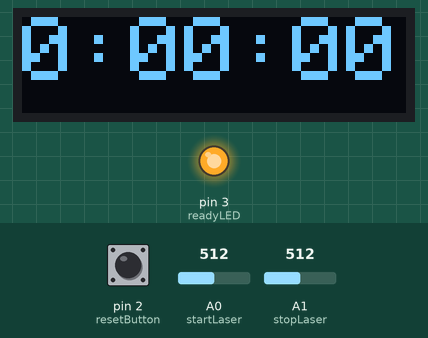
Recording of a sketch running on a simulated Arduino Uno, built with avr-gcc and run on an emulated ATmega328P. Shown: 128×32 one-colour display, output pins drawn as LEDs (lit = HIGH). The test bench sets the inputs (shaded band); at power-on: A0 (startLaser) = 512, A1 (stopLaser) = 512, pin 2 (resetButton) LOW. What the sketch prints to the serial monitor is not drawn.

Above: at 13.2 s.
13.3 s: A0 (startLaser) set to 596
14.8 s: A0 (startLaser) set to 629
At 14.96 s:
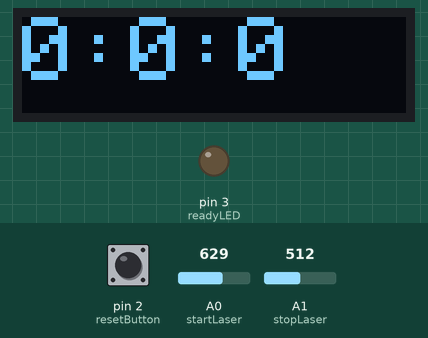
17.2 s: A1 (stopLaser) set to 716
At 17.8 s:
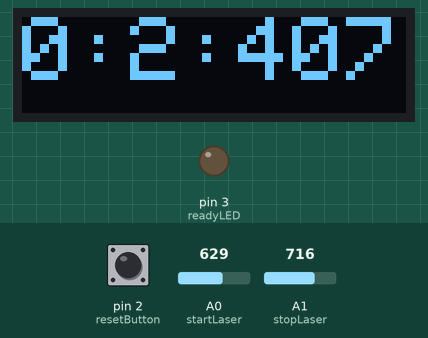
18.7 s: pin 2 (resetButton) pulled HIGH for 1 s
At 20.8 s:
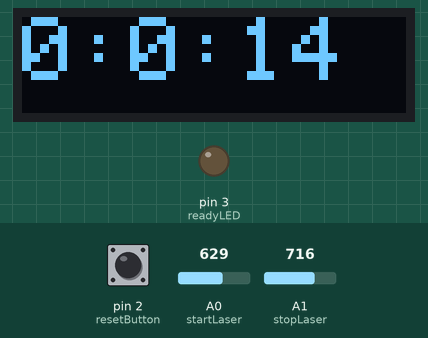
21.2 s: pin 2 (resetButton) pulled HIGH for 1 s
At 22.7 s:
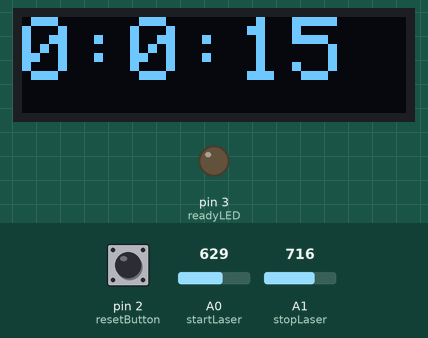
Timing chart, 0 to 24.2 s (numbered marks = the images above; inputs shaded):
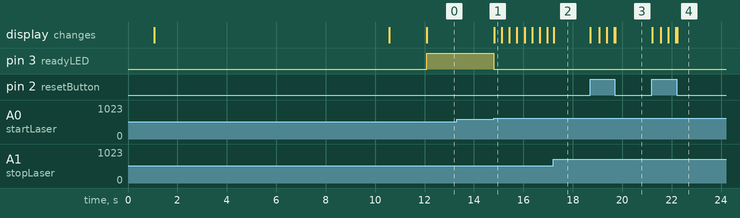

Measured:
- the behaviour switches between 612 and 613 on A0 (startLaser) (found by bisection; images 0 and 1)
- after the input at 13.3 s, every drawn part: stays the same
- after the input at 14.8 s, pin 3 (readyLED): HIGH → LOW at once; the display: changes at once (image 1)
- after the input at 18.7 s, the display: first changes at once (image 3 shows a later state)
- after the input at 21.2 s, the display: first changes at once (image 4 shows a later state)

The sketch:

MMBC_Waterslide_Timer.ino
```cpp
//Section #1: Define variables

//Pins for various things
int resetButton = 2;
int startLaser = 0;
int stopLaser = 1;
int readyLED = 3;
int startTriggerValue;
int stopTriggerValue;


//Booleans for the program's running
bool r = false; // Variable for whether or not the timer is currently running.
bool showTime = false; //Variable to tell the program when to show the final time.
bool RTG = true; // Variable for whether or not the system has been reset and is good to go.

//Storage for the two numbers needed to calculate the total time of the run, as well as the final number
unsigned long start; // Start time (in milliseconds - based off the Arduino's internal clock, running since power on)
unsigned long finish; // End time (in milliseconds - based off the Arduino's internal clock, running since power on)
unsigned long elapsed; // How much time (in milliseconds) has actually gone by for the duration of the run.
unsigned long sampleStart; // Time when samples start to be taken.
unsigned long sampleStop; // Time when samples should stop being taken.
const long sampleInterval = 500; // Delay between each sample (Should usually be 500ms)
unsigned long previousMillis = 0;

#include <SPI.h>
#include <Wire.h>
#include <Adafruit_GFX.h>
#include <Adafruit_SSD1306.h>

#define SCREEN_WIDTH 128 // OLED display width, in pixels
#define SCREEN_HEIGHT 32 // OLED display height, in pixels

#define OLED_RESET     -1 // Reset pin # (or -1 if sharing Arduino reset pin)
Adafruit_SSD1306 display(SCREEN_WIDTH, SCREEN_HEIGHT, &Wire, OLED_RESET);

//Section #2: Setup

void setup() {
  // put your setup code here, to run once:

  /*
    pinMode(startButton, INPUT);
    pinMode(stopButton, INPUT);

  */
   Serial.begin(115200);

  pinMode(readyLED, OUTPUT);

  // Initialize Display
  display.begin(SSD1306_SWITCHCAPVCC, 0x3C);
  display.clearDisplay();
  display.setTextSize(3); // Draw 2X-scale text
  display.setTextColor(WHITE);
  display.print("Hello!");
  display.display();
  delay(1000);

  //Display Loading Screen
  display.clearDisplay();
  display.setTextSize(1);
  display.setTextColor(WHITE);
  display.setCursor(25, 0);
  display.print("Please Wait");
  display.setTextSize(1);
  display.setCursor(11, 15);
  display.print("Sampling Lasers");
  display.display();


  // Get average laser light levels
  startTriggerValue = Sensor_Sample(startLaser);
  Serial.print("Start Laser Threshold: ");
  Serial.println(startTriggerValue);
  stopTriggerValue = Sensor_Sample(stopLaser);
  Serial.print("Stop Laser Threshold: ");
  Serial.println(stopTriggerValue);

  // Tell the user that we're ready
  display.clearDisplay();
  display.setTextSize(2); // Draw 2X-scale text
  display.setCursor(45, 0);
  display.print("MMBC");
  display.setTextSize(1);
  display.setCursor(11, 15);
  display.print("Waterslide is ready");
  display.display();
  delay(1500);
  display.clearDisplay();
  display.setTextSize(3);
  display.setCursor(0, 0);
  display.print("0:00:00");
  display.display();
  digitalWrite(readyLED, HIGH);
}

//Section #3: Main program.

void loop() {
  // put your main code here, to run repeatedly:
  checkStart();
  checkStop();
  displayTime();
}

//Function Declarations
int Sensor_Sample(int sPin) {
  sampleStart = millis();
  int numSamples = 0;
  int sampleValue = 0;

  for (int i = 0; i < 10;) {
    unsigned long currentMillis = millis();
    if (currentMillis - previousMillis >= sampleInterval) {
      previousMillis = currentMillis;
      sampleValue = sampleValue + analogRead(sPin);
      //Serial.println(i); //Use when debugging
      i ++;
      }
    }

  sampleValue = sampleValue / 10;    // average
  return sampleValue;
}

void checkStart() {
  if (digitalRead(resetButton) == HIGH && r == false) {
    RTG = true;
    display.clearDisplay();
    display.setTextSize(3);
    display.setCursor(0, 0);
    display.print("0:00:00");
    display.display();
    digitalWrite(readyLED, HIGH);
  }

  int startThreshold = startTriggerValue + 100;

  if (analogRead(startLaser) > startThreshold && r == false && RTG == true) {
    r = true;
    RTG = false;
    start = millis();
    digitalWrite(readyLED, LOW);
  }
}

void checkStop() {

  int stopThreshold = stopTriggerValue + 100;

  if (analogRead(stopLaser) > stopThreshold && r == true) {
    r = false;
    finish = millis();
    showTime = true;
  }
}

void displayTime() {
  unsigned long current;
  unsigned long currentTime;
  int seconds = 0;
  seconds = elapsed % 1000;
  while (r == true) {
    /*
    // For debugging only
      current = millis();
      currentTime = current - start;
      Serial.println(currentTime);
    */
    checkStop();
    current = millis();
    if (showTime == false) {
      currentTime = current - start;
      // declare variables
      float h, m, s, ms;
      unsigned long over;

      // MATH time!!!
      h = int(currentTime / 3600000);
      over = currentTime % 3600000;
      m = int(over / 60000);
      over = over % 60000;
      s = float(over / 1000);
      ms = over % 1000;

      display.clearDisplay();
      display.setTextSize(3); // Draw 2X-scale text
      display.setTextColor(WHITE);
      display.setCursor(0, 0);
      display.print(m, 0);
      display.print(":");
      display.print(s, 0);
      display.print(":");
      display.print(ms, 0);
      display.display();
    }

    while (r == false) {
      checkStart();
      if (showTime == true) {
        elapsed = finish - start;
        // declare variables
        float h, m, s, ms;
        unsigned long over;

        // MATH time!!!
        h = int(elapsed / 3600000);
        over = elapsed % 3600000;
        m = int(over / 60000);
        over = over % 60000;
        s = float(over / 1000);
        ms = over % 1000;

        display.clearDisplay();
        display.setTextSize(3); // Draw 2X-scale text
        display.setTextColor(WHITE);
        display.setCursor(0, 0);
        display.print(m, 0);
        display.print(":");
        display.print(s, 0);
        display.print(":");
        display.print(ms, 0);
        display.display();

        showTime = false;
      }
    }
  }
}
```
